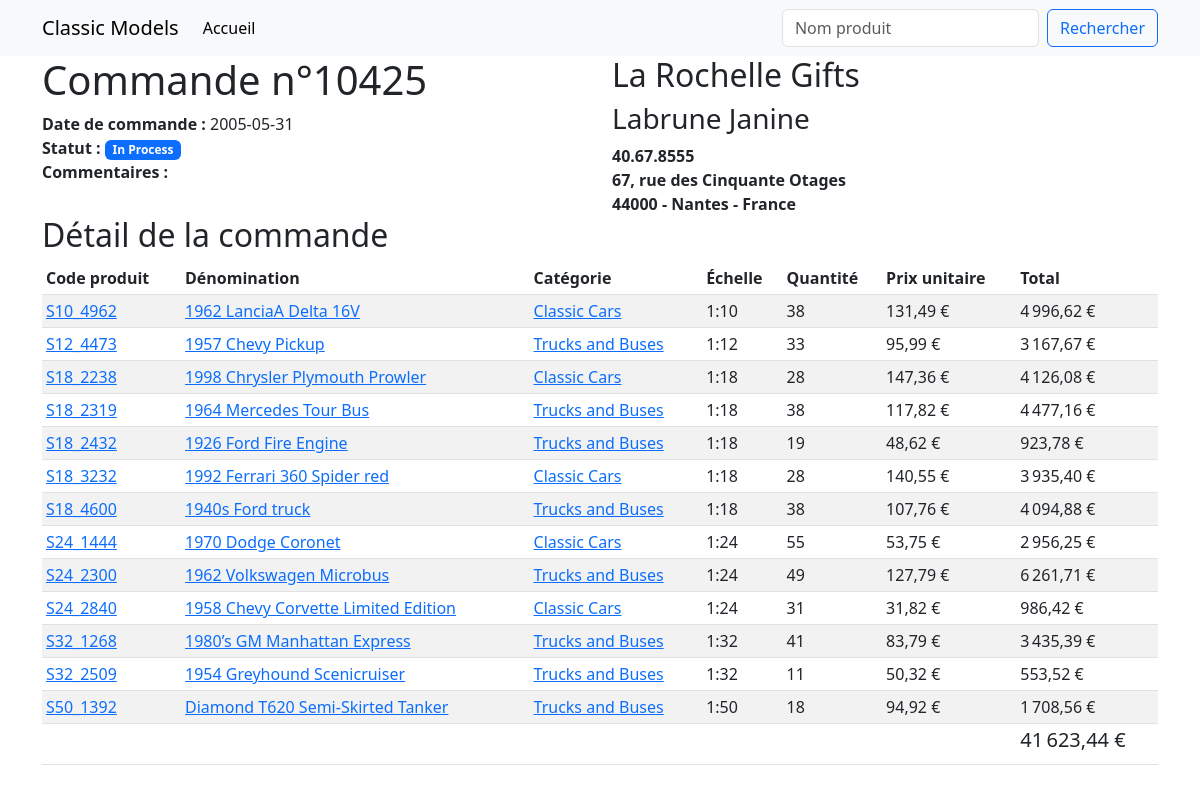
The app's page /SQL-classic-models-v2-/order.php?id=10425 with its own data.
### tables this page shows
CREATE TABLE `orders` (
  `orderNumber` int(11) NOT NULL,
  `orderDate` date NOT NULL,
  `requiredDate` date NOT NULL,
  `shippedDate` date DEFAULT NULL,
  `status` varchar(15) NOT NULL,
  `comments` text,
  `customerNumber` int(11) NOT NULL
);

CREATE TABLE `customers` (
  `customerNumber` int(11) NOT NULL,
  `customerName` varchar(50) NOT NULL,
  `contactLastName` varchar(50) NOT NULL,
  `contactFirstName` varchar(50) NOT NULL,
  `phone` varchar(50) NOT NULL,
  `addressLine1` varchar(50) NOT NULL,
  `addressLine2` varchar(50) DEFAULT NULL,
  `city` varchar(50) NOT NULL,
  `state` varchar(50) DEFAULT NULL,
  `postalCode` varchar(15) DEFAULT NULL,
  `country` varchar(50) NOT NULL,
  `salesRepEmployeeNumber` int(11) DEFAULT NULL,
  `creditLimit` double DEFAULT NULL
);

CREATE TABLE `orderdetails` (
  `orderNumber` int(11) NOT NULL,
  `productCode` varchar(15) NOT NULL,
  `quantityOrdered` int(11) NOT NULL,
  `priceEach` double NOT NULL,
  `orderLineNumber` smallint(6) NOT NULL
);

CREATE TABLE `products` (
  `productCode` varchar(15) NOT NULL,
  `productName` varchar(70) NOT NULL,
  `productLine` varchar(50) NOT NULL,
  `productScale` varchar(10) NOT NULL,
  `productVendor` varchar(50) NOT NULL,
  `productDescription` text NOT NULL,
  `quantityInStock` smallint(6) NOT NULL,
  `buyPrice` double NOT NULL,
  `MSRP` double NOT NULL
);

### SQL-classic-models-v2-/order.php (called while the page is built, shortened)
<?php
require_once './lib/format.php';
require_once './model/orders.php';
if (isset($_GET['id'])) {
    $id = $_GET['id'];
} else {
    redirect('index.php');
}
$order = getOrder($id);
$orderDetails = getOrdersDetails($id);
include './templates/order.phtml';

### SQL-classic-models-v2-/model/orders.php (called while the page is built, shortened)
<?php
function getOrder(string $orderNumber):array{
    $database = connect();
    $SQL = 'SELECT  `orders`.`orderNumber`,
                    `orders`.`orderDate`,
                    `orders`.`status`,
                    `orders`.`comments`,
                    `customers`.`customerName`,
                    `customers`.`contactLastName`,
                    `customers`.`contactFirstName`,
                    `customers`.`phone`, `customers`.`addressLine1`,
                    `customers`.`addressLine2`,
                    `customers`.`postalCode`,
                    `customers`.`city`,
                    `customers`.`state`,
                    `customers`.`country`,
                    `customers`.`customerNumber`,
                    ROUND(SUM(`orderdetails`.`priceEach` * `orderdetails`.`quantityOrdered`), 2) as `total`
    FROM `orders`
    JOIN `customers` ON `customers`.`customerNumber` = `orders`.`customerNumber`
    JOIN `orderdetails` ON `orderdetails`.`orderNumber` = `orders`.`orderNumber`
    WHERE `orders`.`orderNumber` = :orderNumber
    GROUP BY `orders`.`orderNumber`;';
    $query = $database->prepare($SQL);
    $query->execute([
   ':orderNumber' => $orderNumber
  ]);
    $datas = $query->fetch(PDO::FETCH_ASSOC);
    return $datas;
}
function getOrdersDetails(int $orderNumber): array {
    $database = connect();
    $SQL = 'SELECT  `orderdetails`.`productCode`,
                    `products`.`productName`,
                    `products`.`productLine`,
                    `products`.`productScale`,
                    `orderdetails`.`quantityOrdered`,
                    `orderdetails`.`priceEach`,
    round(sum(`orderdetails`.`quantityOrdered` * `orderdetails`.`priceEach`),2) AS `Total`
    FROM `orderdetails`
    JOIN `products` ON `products`.`productCode` = `orderdetails`.`productCode`
    WHERE `orderdetails`.`orderNumber` = :orderNumber
    GROUP BY `products`.`productCode`;';
    $query = $database->prepare($SQL);
    $query->execute([
        ':orderNumber' => $orderNumber
    ]);
    $datas = $query->fetchAll(PDO::FETCH_ASSOC);
    return $datas;
}

### SQL-classic-models-v2-/lib/format.php (called while the page is built)
<?php
function euro(int|float $number): string {
    $fmt = numfmt_create( 'fr_FR', NumberFormatter::CURRENCY );
    return numfmt_format_currency($fmt, $number, "EUR");
}

### SQL-classic-models-v2-/templates/order.phtml (the view, shortened to what this page needs)
<?php include './templates/blocs/header.phtml' ?>
    <header>
        <div class="container">
            <div class="row">
                <div class="col-6">
                    <h1>Commande n°<?=$order['orderNumber']?></h1>
                    <p>
                        <strong>Date de commande&nbsp;: </strong><?=$order['orderDate']?><br>
                        <strong>Statut&nbsp;: </strong>
                        <?php
                            $status="success";
                            if($order['status']=='Cancelled'){
                                    $status='danger';
                            } elseif($order['status']=='Disputed'){
                                $status='warning';
                            } elseif($order['status']=='In Process'){
                                $status='primary';
                            }
                        ?>
                        <span class="badge text-bg-<?=$status?>">
                            <?=$order['status']?>
                        </span><br>
                        <strong>Commentaires&nbsp;: </strong><br>
                    </p>
                </div>
                <div class="col-6">
                    <h2><?=$order['customerName']?></h2>
                     <h3><?=$order['contactLastName']?> <?=$order['contactFirstName']?></h3>
                    <strong><?=$order['phone']?></strong><br>
                    <strong><?=$order['addressLine1']?></strong><br>
                    <strong>
                    <?=$order['postalCode']?> -
                    <?=$order['city']?> -
                    <?=$order['country']?>
                    </strong>
                </div>
            </div>
        </div>
    </header>
    <main>
        <section id="order-detail">
            <div class="container">
                <div class="row">
                    <div class="col">
                        <h2>Détail de la commande</h2>
                        <table class="table table-sm table-striped table-hover">
                            <thead>
                                <tr>
                                    <th>Code produit</th>
                                    <th>Dénomination</th>
                                    <th>Catégorie</th>
                                    <th>Échelle</th>
                                    <th>Quantité</th>
                                    <th>Prix unitaire</th>
                                    <th>Total</th>
                                </tr>
                            </thead>
                            <tbody>
                            <?php foreach($orderDetails as $orderDetail) : ?>
                                <tr>
                                    <td><a href="product.php?id=<?=$orderDetail['productCode']?>"><?=$orderDetail['productCode']?></a></td>
                                    <td><a href="product.php?id=<?=$orderDetail['productCode']?>"><?=$orderDetail['productName']?></a></td>
                                    <td><a href="productline.php?id=<?=$orderDetail['productLine']?>"><?=$orderDetail['productLine']?></a></td>
                                    <td><?=$orderDetail['productScale']?></td>
                                    <td><?=$orderDetail['quantityOrdered']?></td>
                                    <td><?=euro($orderDetail['priceEach'])?></td>
                                    <td><?=euro($orderDetail['Total'])?></td>
                                </tr>
                                <?php endforeach; ?>
                            </tbody>
                            <tfoot>
                                <tr>
                                    <td colspan="6"></td>
                                    <td><h5><?=euro($order['total'])?></h5></td>
                                </tr>
                            </tfoot>
                        </table>
                    </div>
                </div>
            </div>
        </section>
    </main>
<?php include './templates/blocs/footer.phtml' ?>

### records on screen
orders: orderNumber "10425", orderDate "2005-05-31", status "In Process", customerNumber.customerName "La Rochelle Gifts", customerNumber.contactLastName "Labrune", customerNumber.contactFirstName "Janine", customerNumber.phone "40.67.8555", customerNumber.addressLine1 "67, rue des Cinquante Otages", customerNumber.postalCode "44000", customerNumber.city "Nantes", customerNumber.country "France"
orderdetails: productCode "S10_4962", productCode.productName "1962 LanciaA Delta 16V", productCode.productLine "Classic Cars", productCode.productScale "1:10", quantityOrdered "38", priceEach "131,49 €", Total "4 996,62 €"
orderdetails: productCode "S12_4473", productCode.productName "1957 Chevy Pickup", productCode.productLine "Trucks and Buses", productCode.productScale "1:12", quantityOrdered "33", priceEach "95,99 €", Total "3 167,67 €"
orderdetails: productCode "S18_2238", productCode.productName "1998 Chrysler Plymouth Prowler", productCode.productLine "Classic Cars", productCode.productScale "1:18", quantityOrdered "28", priceEach "147,36 €", Total "4 126,08 €"
orderdetails: productCode "S18_2319", productCode.productName "1964 Mercedes Tour Bus", productCode.productLine "Trucks and Buses", productCode.productScale "1:18", quantityOrdered "38", priceEach "117,82 €", Total "4 477,16 €"
orderdetails: productCode "S18_2432", productCode.productName "1926 Ford Fire Engine", productCode.productLine "Trucks and Buses", productCode.productScale "1:18", quantityOrdered "19", priceEach "48,62 €", Total "923,78 €"
orderdetails: productCode "S18_3232", productCode.productName "1992 Ferrari 360 Spider red", productCode.productLine "Classic Cars", productCode.productScale "1:18", quantityOrdered "28", priceEach "140,55 €", Total "3 935,40 €"
orderdetails: productCode "S18_4600", productCode.productName "1940s Ford truck", productCode.productLine "Trucks and Buses", productCode.productScale "1:18", quantityOrdered "38", priceEach "107,76 €", Total "4 094,88 €"
orderdetails: productCode "S24_1444", productCode.productName "1970 Dodge Coronet", productCode.productLine "Classic Cars", productCode.productScale "1:24", quantityOrdered "55", priceEach "53,75 €", Total "2 956,25 €"
orderdetails: productCode "S24_2300", productCode.productName "1962 Volkswagen Microbus", productCode.productLine "Trucks and Buses", productCode.productScale "1:24", quantityOrdered "49", priceEach "127,79 €", Total "6 261,71 €"
orderdetails: productCode "S24_2840", productCode.productName "1958 Chevy Corvette Limited Edition", productCode.productLine "Classic Cars", productCode.productScale "1:24", quantityOrdered "31", priceEach "31,82 €", Total "986,42 €"
orderdetails: productCode "S32_1268", productCode.productName "1980’s GM Manhattan Express", productCode.productLine "Trucks and Buses", productCode.productScale "1:32", quantityOrdered "41", priceEach "83,79 €", Total "3 435,39 €"
orderdetails: productCode "S32_2509", productCode.productName "1954 Greyhound Scenicruiser", productCode.productLine "Trucks and Buses", productCode.productScale "1:32", quantityOrdered "11", priceEach "50,32 €", Total "553,52 €"
orderdetails: productCode "S50_1392", productCode.productName "Diamond T620 Semi-Skirted Tanker", productCode.productLine "Trucks and Buses", productCode.productScale "1:50", quantityOrdered "18", priceEach "94,92 €", Total "1 708,56 €"

### other values on screen
euro($order['total']) "41 623,44 €"
